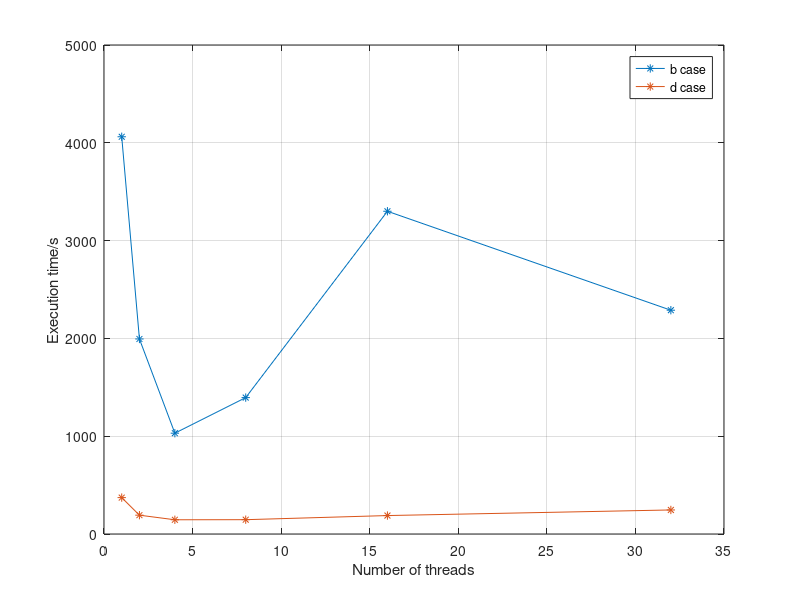

This chart was generated by the following MATLAB code:
clear
clc

threads = [1,2,4,8,16,32];
bCase = [4061.74, 1994.258, 1030.802, 1394.751,  3300, 2288.299];
dCase = [372.200, 192.467, 145.498, 146.407, 188.589, 245.892];

plot(threads, bCase, '-*');
hold on
plot(threads, dCase, '-*');
ylabel("Execution time/s");
xlabel("Number of threads");
legend("b case", "d case");
grid on
